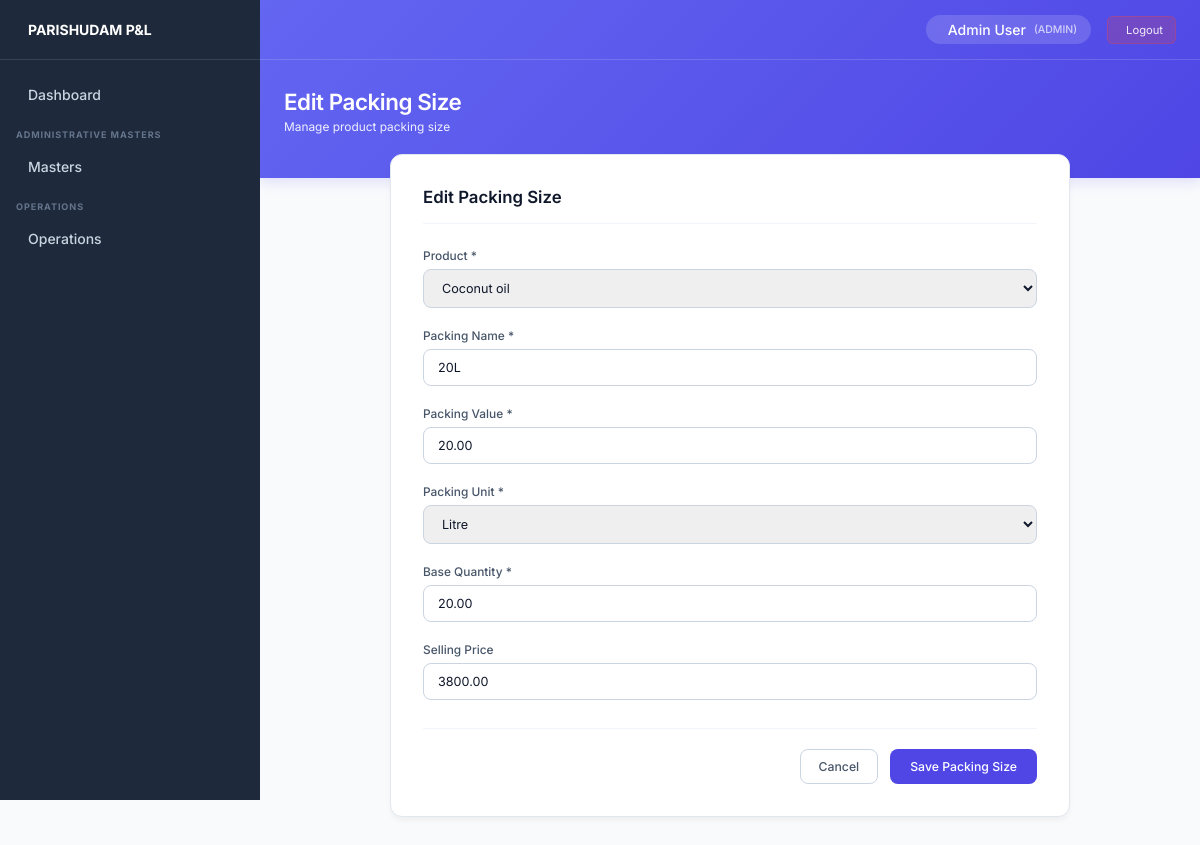
Page /product-packing-sizes/1/edit/ (signed in) on the committed database.
### core/models.py (models this page shows, shortened)
class StaffProfile(models.Model):
    ROLE_CHOICES = (
        ('ADMIN', 'Admin'),
        ('STAFF', 'Staff'),
    )
    STATUS_CHOICES = (
        ('active', 'Active'),
        ('inactive', 'Inactive'),
    )
    user = models.OneToOneField(User, on_delete=models.CASCADE, related_name='profile')
    role = models.CharField(max_length=20, choices=ROLE_CHOICES, default='STAFF')
    branch = models.ForeignKey(Branch, on_delete=models.SET_NULL, null=True, blank=True, related_name='staff_members')
    phone = models.CharField(max_length=20, blank=True)
    status = models.CharField(max_length=10, choices=STATUS_CHOICES, default='active')
    created_at = models.DateTimeField(auto_now_add=True)
    updated_at = models.DateTimeField(auto_now=True)
    @property
    def is_admin(self):
        return self.role == 'ADMIN' or self.user.is_superuser

class ProductPackingSize(models.Model):
    product = models.ForeignKey(Product, on_delete=models.CASCADE, related_name='packing_sizes')
    packing_name = models.CharField(max_length=100)
    packing_value = models.DecimalField(max_digits=10, decimal_places=2)
    packing_unit = models.ForeignKey(PackingUnit, on_delete=models.PROTECT, related_name='packing_sizes')
    base_qty_unit = models.DecimalField(max_digits=10, decimal_places=2)
    selling_price = models.DecimalField(max_digits=10, decimal_places=2, null=True, blank=True)
    created_at = models.DateTimeField(auto_now_add=True)
    updated_at = models.DateTimeField(auto_now=True)
    class Meta:
        ordering = ['product', 'packing_value']
        constraints = [
            models.UniqueConstraint(
                fields=['product', 'packing_name'],
                name='unique_product_packing_name'
            )
        ]

class Product(models.Model):
    product_name = models.CharField(max_length=150)
    unit = models.ForeignKey(Unit, on_delete=models.PROTECT, related_name='products')
    created_at = models.DateTimeField(auto_now_add=True)
    updated_at = models.DateTimeField(auto_now=True)
    class Meta:
        ordering = ['product_name']

class PackingUnit(models.Model):
    name = models.CharField(max_length=50, unique=True)
    created_at = models.DateTimeField(auto_now_add=True)
    updated_at = models.DateTimeField(auto_now=True)
    class Meta:
        ordering = ['name']

### core/views.py (the view, shortened to what this page needs)
# urls.py: path('product-packing-sizes/<int:pk>/edit/', product_packing_size_edit_view, name='product_packing_size_edit'),
@login_required
def product_packing_size_edit_view(request, pk):
    if not request.user.profile.is_admin:
        messages.error(request, "Permission denied.")
        return redirect('dashboard')
    packing_size = get_object_or_404(ProductPackingSize, pk=pk)
    products = Product.objects.all()
    packing_units = PackingUnit.objects.all()
    return render(request, 'product_packing_sizes/product_packing_size_form.html', {
        'title': 'Edit Packing Size',
        'packing_size': packing_size,
        'products': products,
        'packing_units': packing_units
    })

### templates/product_packing_sizes/product_packing_size_form.html (shortened to what this page needs)
{% extends 'base.html' %}
{% block page_title %}{{ title }}{% endblock %}
{% block page_subtitle %}Manage product packing size{% endblock %}
{% block content %}
<div class="premium-form-container">
    <div class="premium-form-title">
        {{ title }}
    </div>
    <form method="POST">
        <div class="form-group">
            <label>Product *</label>
            <select name="product" required>
                {% for product in products %}
                <option value="{{ product.id }}"
                    {% if packing_size and packing_size.product_id == product.id %}selected{% endif %}>
                    {{ product.product_name }}
                </option>
                {% endfor %}
            </select>
        </div>
        <div class="form-group">
            <label>Packing Name *</label>
            <input type="text"
                   name="packing_name"
                   value="{{ packing_size.packing_name|default:'' }}"
                   placeholder="e.g. 500ml, 1 Litre"
                   required>
        </div>
        <div class="form-group">
            <label>Packing Value *</label>
            <input type="number"
                   name="packing_value"
                   value="{{ packing_size.packing_value|default:'' }}"
                   step="0.01"
                   min="0"
                   placeholder="e.g. 500 or 1"
                   required>
        </div>
        <div class="form-group">
            <label>Packing Unit *</label>
            <select name="packing_unit" required>
                {% for unit in packing_units %}
                <option value="{{ unit.id }}"
                    {% if packing_size and packing_size.packing_unit_id == unit.id %}selected{% endif %}>
                    {{ unit.name }}
                </option>
                {% endfor %}
            </select>
        </div>
        <div class="form-group">
            <label>Base Quantity *</label>
            <input type="number"
                   name="base_qty_unit"
                   value="{{ packing_size.base_qty_unit|default:'' }}"
                   step="0.01"
                   min="0"
                   placeholder="e.g. 0.5 or 1"
                   required>
        </div>
        <div class="form-group">
            <label>Selling Price</label>
            <input type="number"
                   name="selling_price"
                   value="{{ packing_size.selling_price|default:'' }}"
                   step="0.01"
                   min="0"
                   placeholder="Enter selling price">
        </div>
        <div class="form-actions">
            <a href="{% url 'product_packing_size_list' %}"
               class="btn-secondary">
                Cancel
            </a>
            <button type="submit" class="btn-primary">
                Save Packing Size
            </button>
        </div>
    </form>
</div>
{% endblock %}

### templates/base.html (shortened to what this page needs)
<!DOCTYPE html>
<html lang="en">
<head>
</head>
<body>
    <aside class="sidebar">
        <div class="sidebar-header">
            <span>PARISHUDAM P&L</span>
        </div>
        <div class="sidebar-content">
            <a href="{% url 'dashboard' %}"
                class="nav-item {% if request.resolver_match.url_name == 'dashboard' %}active{% endif %}">
                <div class="nav-item-left">
                    Dashboard
                </div>
            </a>
            {% if request.user.profile.is_admin %}
            <div class="nav-section-title">ADMINISTRATIVE MASTERS</div>
            <div class="nav-item dropdown-toggle">
                <div class="nav-item-left">
                    Masters
                </div>
            </div>
            <div class="nav-section-title">OPERATIONS</div>
            <div class="nav-item dropdown-toggle">
                <div class="nav-item-left">
                    Operations
                </div>
            </div>
            {% endif %}
        </div>
    </aside>
    <div class="main-wrapper">
        <div class="top-banner">
            <div class="top-navbar">
                <div class="navbar-right">
                    <div class="user-chip">
                        <span>{{ request.user.get_full_name|default:request.user.username }}</span>
                        <span style="opacity: 0.7; font-size: 0.75rem;">({{ request.user.profile.role }})</span>
                    </div>
                    <a href="{% url 'logout' %}" class="logout-btn">
                         Logout
                    </a>
                </div>
            </div>
            <div class="banner-header">
                <div>
                    <h1 class="banner-title">{% block page_title %}Dashboard{% endblock %}</h1>
                    <p class="banner-subtitle">{% block page_subtitle %}{% endblock %}</p>
                </div>
            </div>
        </div>
        <main class="content-area">
            {% block content %}{% endblock %}
        </main>
    </div>
</body>
</html>

### templates/base.html (style rules this page uses)
:root { --bg-sidebar: #1e293b; --bg-body: #f8fafc; --bg-banner: linear-gradient(135deg, #6366f1 0%, #4f46e5 100%); --text-sidebar: #cbd5e1; --text-sidebar-hover: #ffffff; --sidebar-border: #334155; --badge-bg: #d97706; --badge-text: #ffffff; --sidebar-width: 260px; }
* { margin: 0; padding: 0; box-sizing: border-box; font-family: 'Inter', sans-serif; font-size: 14px; }
body { background-color: var(--bg-body); color: #1e293b; display: flex; min-height: 100vh; overflow-x: hidden; }
.sidebar { width: var(--sidebar-width); background-color: var(--bg-sidebar); display: flex; flex-direction: column; position: fixed; height: 100vh; overflow-y: auto; z-index: 100; }
.sidebar-header { padding: 16px; font-size: 1.1rem; font-weight: 700; display: flex; align-items: center; gap: 12px; color: white; border-bottom: 1px solid var(--sidebar-border); height: 60px; }
.sidebar-content { padding: 16px 0; }
.nav-section-title { color: #64748b; font-size: 0.65rem; text-transform: uppercase; letter-spacing: 0.1em; font-weight: 700; margin: 16px 16px 8px 16px; }
.nav-item { display: flex; align-items: center; justify-content: space-between; padding: 10px 16px; color: var(--text-sidebar); text-decoration: none; font-size: 0.85rem; font-weight: 500; cursor: pointer; transition: color 0.2s, background-color 0.2s; }
.nav-item-left { display: flex; align-items: center; gap: 12px; }
.main-wrapper { flex: 1; margin-left: var(--sidebar-width); display: flex; flex-direction: column; min-height: 100vh; }
.top-banner { background: var(--bg-banner); color: white; display: flex; flex-direction: column; box-shadow: 0 4px 12px rgba(79, 70, 229, 0.15); }
.top-navbar { height: 60px; display: flex; align-items: center; justify-content: space-between; padding: 0 24px; border-bottom: 1px solid rgba(255, 255, 255, 0.15); }
.navbar-right { display: flex; align-items: center; gap: 16px; }
.navbar-right .user-chip { display: flex; align-items: center; gap: 8px; background: rgba(255, 255, 255, 0.15); padding: 6px 14px; border-radius: 20px; font-size: 0.85rem; font-weight: 500; }
.navbar-right a.logout-btn { color: rgba(255, 255, 255, 0.9); text-decoration: none; padding: 6px 12px; border-radius: 6px; background: rgba(239, 68, 68, 0.2); border: 1px solid rgba(239, 68, 68, 0.3); font-size: 0.8rem; display: flex; align-items: center; gap: 6px; transition: all 0.2s; }
.banner-header { padding: 28px 24px 44px 24px; display: flex; justify-content: space-between; align-items: center; }
.banner-title { font-size: 1.6rem; font-weight: 600; letter-spacing: -0.02em; }
.banner-subtitle { font-size: 0.85rem; opacity: 0.9; margin-top: 4px; }
.content-area { padding: 0 24px 24px 24px; margin-top: -24px; flex: 1; }
.btn-primary { background: #4f46e5; color: white; padding: 9px 20px; border: none; border-radius: 8px; font-size: 0.875rem; font-weight: 500; cursor: pointer; transition: all 0.2s; display: inline-flex; align-items: center; gap: 8px; text-decoration: none; }
.btn-secondary { background: white; color: #475569; padding: 9px 18px; border-radius: 8px; text-decoration: none; font-weight: 500; font-size: 0.875rem; border: 1px solid #cbd5e1; transition: all 0.2s; display: inline-flex; align-items: center; gap: 6px; }
.premium-form-container { max-width: 680px; background: white; padding: 32px; border-radius: 12px; border: 1px solid #e2e8f0; box-shadow: 0 4px 6px -1px rgba(0, 0, 0, 0.05); margin: 0 auto 24px auto; }
.premium-form-title { font-size: 1.2rem; font-weight: 600; color: #0f172a; margin-bottom: 24px; padding-bottom: 16px; border-bottom: 1px solid #f1f5f9; display: flex; align-items: center; gap: 10px; }
.form-group { margin-bottom: 20px; display: flex; flex-direction: column; gap: 6px; }
.form-group label { font-weight: 500; font-size: 0.85rem; color: #475569; }
.form-group input[type="text"], .form-group input[type="email"], .form-group input[type="password"], .form-group input[type="number"], .form-group input[type="date"], .form-group select, .form-group textarea { width: 100%; padding: 10px 14px; border: 1px solid #cbd5e1; border-radius: 8px; font-size: 0.9rem; color: #0f172a; transition: all 0.2s; outline: none; }
.form-actions { display: flex; justify-content: flex-end; gap: 12px; margin-top: 28px; padding-top: 20px; border-top: 1px solid #f1f5f9; }

### rows in the picture
ProductPackingSize: product "Coconut oil", packing_name "20L", packing_value "20.00", packing_unit "Litre", base_qty_unit "20.00", selling_price "3800.00"

### other values in the picture
{{ request.user.get_full_name|default:request.user.username }} "Admin User"
{{ request.user.profile.role }} "ADMIN"
{{ title }} "Edit Packing Size"
